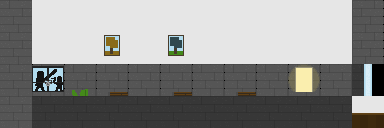

This is a level from a 2D game, rendered from its Tiled map with the project's own tilesets. A one-line summary and the map file follow, with tile-layer data summarised:
An orthogonal 12x4 tile map with 32x32 px tiles, 4 tile layers (Walls, Wall Decorations, Secondary Frame, First Frame) and 1 object.

<map version="1.2" tiledversion="1.2.1" orientation="orthogonal" renderorder="right-down" width="12" height="4" tilewidth="32" tileheight="32" infinite="0" nextlayerid="9" nextobjectid="1">
 <tileset firstgid="1" name="tutorials" tilewidth="32" tileheight="32" tilecount="40" columns="8">
  <image source="spritesheet.png" width="256" height="160" />
  <tile id="0">
   <properties>
    <property name="collides" type="bool" value="true" />
   </properties>
  </tile>
  <tile id="1">
   <properties>
    <property name="collides" type="bool" value="false" />
   </properties>
  </tile>
  <tile id="2">
   <properties>
    <property name="collides" type="bool" value="true" />
   </properties>
  </tile>
  <tile id="3">
   <properties>
    <property name="collides" type="bool" value="false" />
   </properties>
  </tile>
  <tile id="4">
   <properties>
    <property name="collides" type="bool" value="false" />
   </properties>
  </tile>
  <tile id="5">
   <properties>
    <property name="collides" type="bool" value="false" />
   </properties>
  </tile>
  <tile id="6">
   <properties>
    <property name="collides" type="bool" value="false" />
   </properties>
  </tile>
  <tile id="7">
   <properties>
    <property name="collides" type="bool" value="false" />
   </properties>
  </tile>
  <tile id="8">
   <properties>
    <property name="collides" type="bool" value="false" />
   </properties>
  </tile>
  <tile id="9">
   <properties>
    <property name="collides" type="bool" value="false" />
   </properties>
  </tile>
  <tile id="10">
   <properties>
    <property name="collides" type="bool" value="false" />
   </properties>
  </tile>
  <tile id="11">
   <properties>
    <property name="collides" type="bool" value="false" />
   </properties>
  </tile>
  <tile id="12">
   <properties>
    <property name="collides" type="bool" value="false" />
   </properties>
  </tile>
  <tile id="13">
   <properties>
    <property name="collides" type="bool" value="false" />
   </properties>
  </tile>
  <tile id="14">
   <properties>
    <property name="collides" type="bool" value="false" />
   </properties>
  </tile>
  <tile id="15">
   <properties>
    <property name="collides" type="bool" value="false" />
   </properties>
  </tile>
  <tile id="16">
   <properties>
    <property name="collides" type="bool" value="true" />
   </properties>
  </tile>
  <tile id="17">
   <properties>
    <property name="collides" type="bool" value="true" />
   </properties>
  </tile>
  <tile id="18">
   <properties>
    <property name="collides" type="bool" value="false" />
   </properties>
  </tile>
  <tile id="19">
   <properties>
    <property name="collides" type="bool" value="false" />
   </properties>
  </tile>
  <tile id="20">
   <properties>
    <property name="collides" type="bool" value="false" />
   </properties>
  </tile>
  <tile id="21">
   <properties>
    <property name="collides" type="bool" value="false" />
   </properties>
  </tile>
  <tile id="22">
   <properties>
    <property name="collides" type="bool" value="true" />
   </properties>
  </tile>
  <tile id="23">
   <properties>
    <property name="collides" type="bool" value="true" />
   </properties>
  </tile>
  <tile id="24">
   <properties>
    <property name="collides" type="bool" value="true" />
   </properties>
  </tile>
  <tile id="25">
   <properties>
    <property name="collides" type="bool" value="true" />
   </properties>
   <objectgroup draworder="index">
    <object id="1" x="0.181818" y="8.09091" width="31.7273" height="23.9091" />
   </objectgroup>
  </tile>
  <tile id="26">
   <properties>
    <property name="collides" type="bool" value="false" />
   </properties>
  </tile>
  <tile id="27">
   <properties>
    <property name="collides" type="bool" value="false" />
   </properties>
  </tile>
  <tile id="28">
   <properties>
    <property name="collides" type="bool" value="false" />
   </properties>
  </tile>
  <tile id="29">
   <properties>
    <property name="collides" type="bool" value="true" />
   </properties>
  </tile>
  <tile id="30">
   <properties>
    <property name="collides" type="bool" value="true" />
   </properties>
  </tile>
  <tile id="31">
   <properties>
    <property name="collides" type="bool" value="true" />
   </properties>
  </tile>
  <tile id="32">
   <properties>
    <property name="collides" type="bool" value="false" />
   </properties>
  </tile>
  <tile id="33">
   <properties>
    <property name="collides" type="bool" value="false" />
   </properties>
  </tile>
  <tile id="34">
   <properties>
    <property name="collides" type="bool" value="false" />
   </properties>
  </tile>
  <tile id="35">
   <properties>
    <property name="collides" type="bool" value="false" />
   </properties>
  </tile>
  <tile id="36">
   <properties>
    <property name="collides" type="bool" value="true" />
   </properties>
  </tile>
  <tile id="37">
   <properties>
    <property name="collides" type="bool" value="true" />
   </properties>
  </tile>
  <tile id="38">
   <properties>
    <property name="collides" type="bool" value="true" />
   </properties>
  </tile>
  <tile id="39">
   <properties>
    <property name="collides" type="bool" value="true" />
   </properties>
  </tile>
 </tileset>
 <layer id="5" name="Walls" width="12" height="4">
  <data>[48 cells, 42 non-empty, 4 distinct tile ids]</data>
 </layer>
 <layer id="6" name="Wall Decorations" width="12" height="4">
  <data>[48 cells, 15 non-empty, 11 distinct tile ids]</data>
 </layer>
 <layer id="7" name="Secondary Frame" width="12" height="4">
  <data>[48 cells, 1 non-empty, 1 distinct tile ids]</data>
 </layer>
 <layer id="8" name="First Frame" width="12" height="4">
  <data>[48 cells, 18 non-empty, 5 distinct tile ids]</data>
 </layer>
</map>